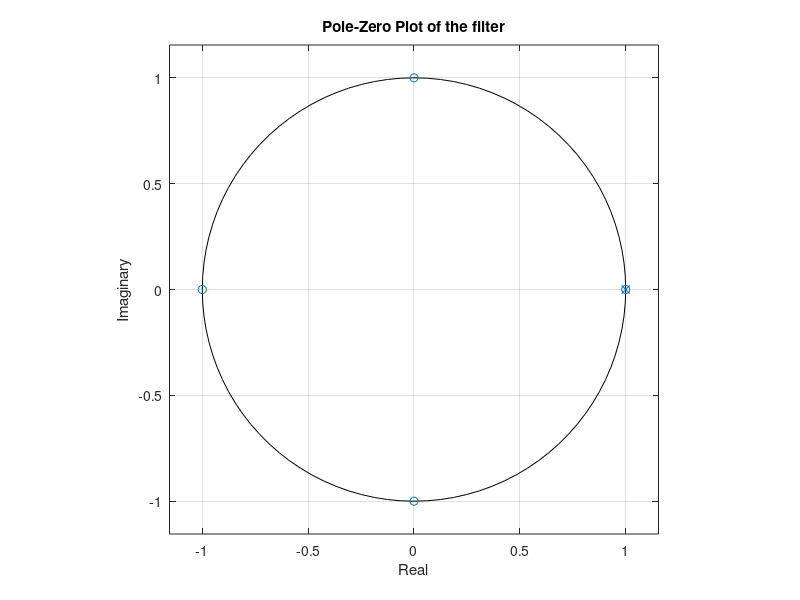
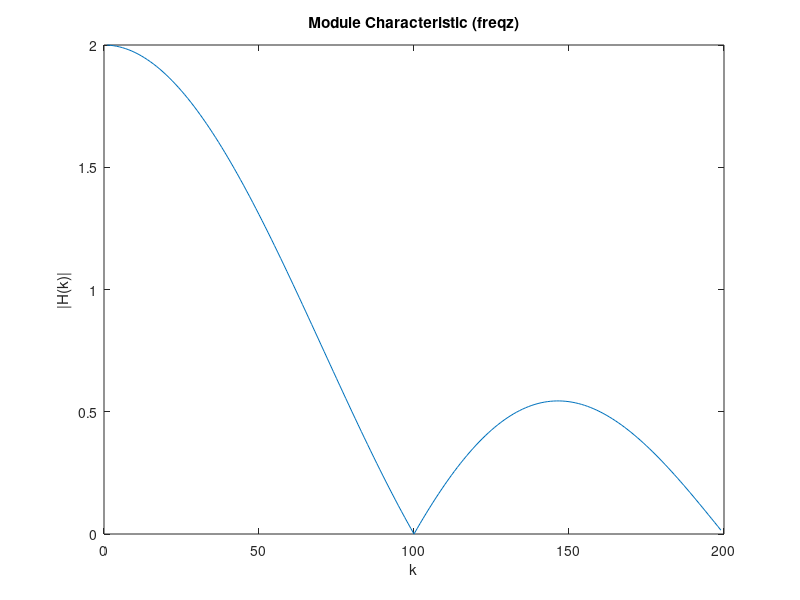
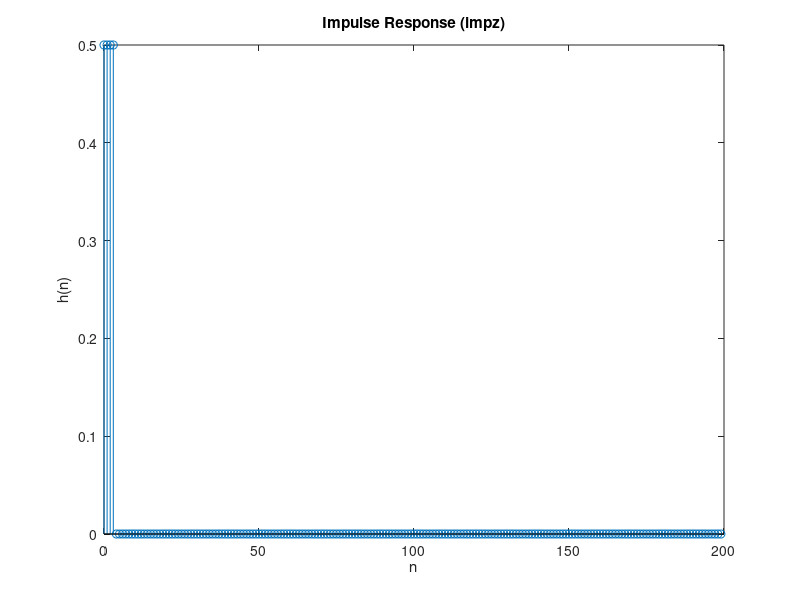
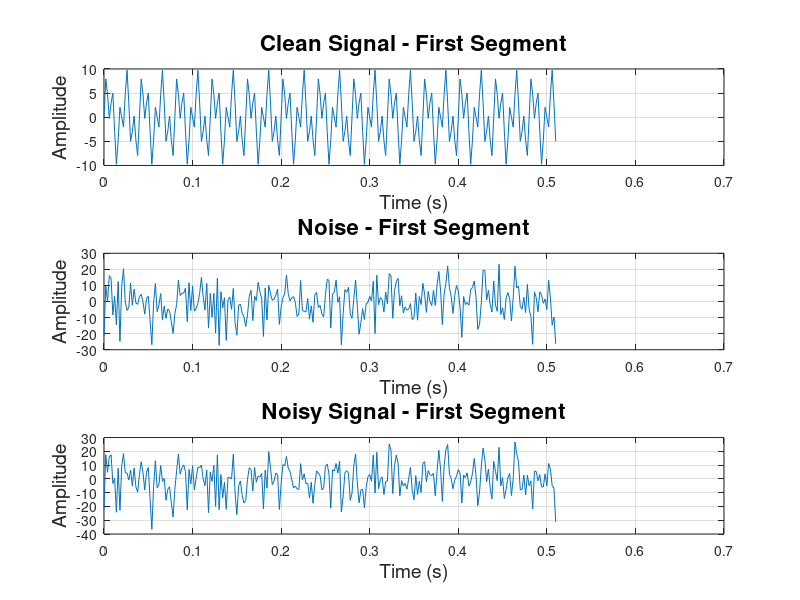

Here is the MATLAB script that generated these plots, in order:
close all;
%% ----------------------------TASK A -------------------------------------
% Filter Design
% Recursive filter: y(n) = 0.5*x(n) - 0.5*x(n-4) + y(n-1)
% Z- transform of eq: Y(z)=0.5X(z) − 0.5z^(-4)X(z) + z^(-1)Y(z)
% H(z) = Y(z)/X(z)
% Y(z) - z^(-1)Y(z) = (0.5 - 0.5z^(-4))X(z) % arrange equation
% Y(z)(1-z^(-1)) = (0.5 - 0.5z^(-4))X(z) % factor Y(z) 
% Transfer function: 
% H(z) = Y(z)/X(z) = (0.5 - 0.5z^(-4)) / (1 - z^(-1))
% Therefore numerator : 0.5 - 0.5z^(-4) : [0.5, 0, 0, 0, -0.5]
% Therefore denominator: 1 - z^(-1): [1, -1]

% Define parameters a and b (retrieved from method from individual work 4)
b = [0.5 0 0 0 -0.5]; % numerator : zeros
a = [1, -1]; % denominator : poles
N_imp = 200; % number of samples


% calculating impulse and frequency response (impz and freqz)
h1 = impz(b, a, N_imp); % impulse response
H1 = freqz(b, a, N_imp); % frequency response

% Plot: unit circle with zero points and poles
figure; 
zplane(roots(b), roots(a));
title('Pole-Zero Plot of the filter');
xlabel('Real');
ylabel('Imaginary');

% Plot: Module characteristic / Frequency response
figure;
plot(0:N_imp-1, abs(H1));
title('Module Characteristic (freqz)');
xlabel('k');
ylabel('|H(k)|')

% Plot: Impulse response 
figure;
stem(0:N_imp-1, h1);
title('Impulse Response (impz)');
xlabel('n');
ylabel('h(n)');

%% -----------------------------------TASK B ---------------------------------
% Signal parameters
N = 256;  % length of one segment
M = 50;   % number of segments
fs = 500;  % sampling frequency in Hz
t = (0:N*M-1)/fs;  % time vector for one segment

% Harmonic frequencies 
f1 = 50;   % frequency that will pass
f2 = 125;   % frequency that will be filtered out 

A1 = 5; % amplitude of first component
A2 = 5; % amplitude of second component

signal = A1*sin(2*pi*f1*t) + A2*sin(2*pi*f2*t);

sigma = sqrt(100); % variance
noise = sigma * randn(1, N*M); % Gaussian noise

noisysig = noise + signal;

%% Plot first segment of signal, noise, and noisy signal
figure;

% First segment indices
idx = 1:N;

subplot(3,1,1);
plot(t(idx), signal(idx));
title('Clean Signal - First Segment','FontSize',16);
xlabel('Time (s)','FontSize',14);
ylabel('Amplitude','FontSize',14);
grid on;

subplot(3,1,2);
plot(t(idx), noise(idx));
title('Noise - First Segment','FontSize',16);
xlabel('Time (s)','FontSize',14);
ylabel('Amplitude','FontSize',14);
grid on;

subplot(3,1,3);
plot(t(idx), noisysig(idx));
title('Noisy Signal - First Segment','FontSize',16);
xlabel('Time (s)','FontSize',14);
ylabel('Amplitude','FontSize',14);
grid on;

%% Plot full signal, noise, and noisy signal
figure;

subplot(3,1,1);
plot(t, signal);
title('Full Clean Signal','FontSize',20);
xlabel('Time (s)');
ylabel('Amplitude');

subplot(3,1,2);
plot(t, noisysig);
title('Full Noisy Signal','FontSize',20);
xlabel('Time (s)');
ylabel('Amplitude');

subplot(3,1,3);
plot(t, noise);
title('Noise','FontSize',20);
xlabel('Time (s)');
ylabel('Amplitude');

%% -----------------------------------TASK C ---------------------------------
% Filter the noisy signal using the designed filter
filtered_signal = filter(b, a, noisysig);

% Total number of samples
N_total = length(t);

% Compute FFTs and shift zero frequency to center
S = fftshift(fft(signal));          % clean signal
X = fftshift(fft(noisysig));        % noisy signal
Y = fftshift(fft(filtered_signal)); % filtered signal

% Frequency axis exactly from -fs/2 to fs/2
f_axis = linspace(-fs/2, fs/2, N_total);

%% Plot spectra
figure;
subplot(3,1,1);
plot(f_axis, abs(S)/N_total, 'LineWidth', 1.5);
title('Spectrum of Clean Signal s(t)');
xlabel('Frequency (Hz)');
ylabel('|S(f)|');
grid on;

subplot(3,1,2);
plot(f_axis, abs(X)/N_total, 'LineWidth', 1.5);
title('Spectrum of Noisy Signal x(t)');
xlabel('Frequency (Hz)');
ylabel('|X(f)|');
grid on;

subplot(3,1,3);
plot(f_axis, abs(Y)/N_total, 'LineWidth', 1.5);
title('Spectrum of Filtered Signal y(t)');
xlabel('Frequency (Hz)');
ylabel('|Y(f)|');
grid on;
